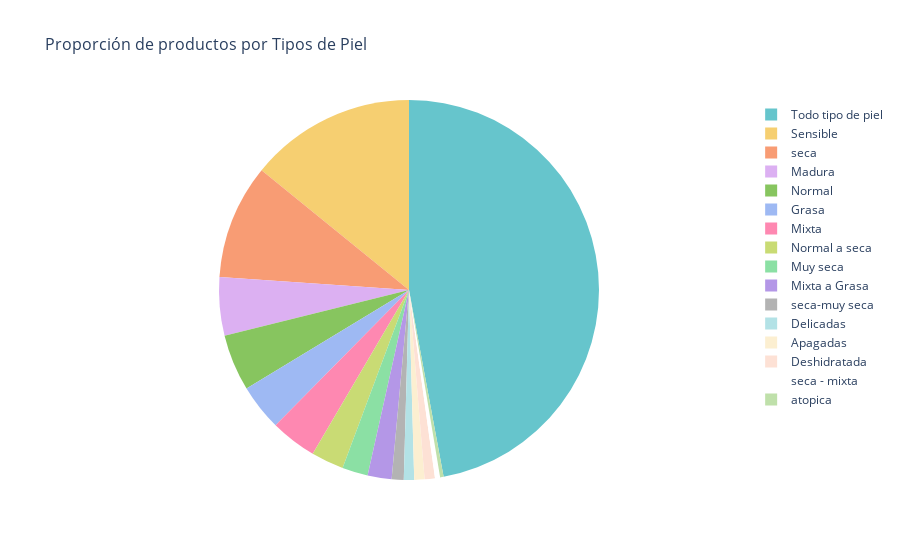

Notebook cell for this chart:
### Markdown cell above
La marca Clarins aparece mas veces en el dataset, porque tiene varios productos que se adaptan a diferentes tipos de piel, zonas de aplicación y categorías de uso.

### Code cell
# Calcular la proporción de tipos de piel
tipo_piel_data = df_cosmeticos['Tipo_piel'].value_counts(normalize=True).reset_index()
tipo_piel_data.columns = ['Tipo_piel', 'Proporción']

# Crear el gráfico de pastel interactivo
fig = px.pie(
    tipo_piel_data,
    names='Tipo_piel',
    values='Proporción',
    title="Proporción de productos por Tipos de Piel",
    color_discrete_sequence=px.colors.qualitative.Pastel
)

# Personalizar el diseño
fig.update_traces(
    textinfo='none',  # Quitar etiquetas numéricas de las porciones
    hovertemplate='%{label}: %{percent}',  # Mostrar valores en porcentaje al pasar el mouse
)

fig.update_layout(title_font_size=16)

# Mostrar el gráfico
fig.show()

### Figure 1 — Plotly figure (JSON) as saved in the notebook; plotly's stock layout.template omitted (floating-point values rounded to 4 significant figures)
{"data": [{"domain": {"x": [0, 1], "y": [0, 1]}, "hovertemplate": "%{label}: %{percent}", "labels": ["Todo tipo de piel", "Sensible", "seca", "Madura", "Normal", "Grasa", "Mixta", "Normal a seca", "Muy seca", "Mixta a Grasa", "seca-muy seca", "Delicadas", "Apagadas", "Deshidratada", "seca - mixta", "atopica"], "legendgroup": "", "name": "", "showlegend": true, "textinfo": "none", "type": "pie", "values": [0.4708, 0.1414, 0.09767, 0.04956, 0.0481, 0.03936, 0.03936, 0.0277, 0.02187, 0.02041, 0.0102, 0.008746, 0.008746, 0.008746, 0.004373, 0.002915]}], "layout": {"legend": {"tracegroupgap": 0}, "piecolorway": ["rgb(102, 197, 204)", "rgb(246, 207, 113)", "rgb(248, 156, 116)", "rgb(220, 176, 242)", "rgb(135, 197, 95)", "rgb(158, 185, 243)", "rgb(254, 136, 177)", "rgb(201, 219, 116)", "rgb(139, 224, 164)", "rgb(180, 151, 231)", "rgb(179, 179, 179)"], "title": {"font": {"size": 16}, "text": "Proporción de productos por Tipos de Piel"}}}
